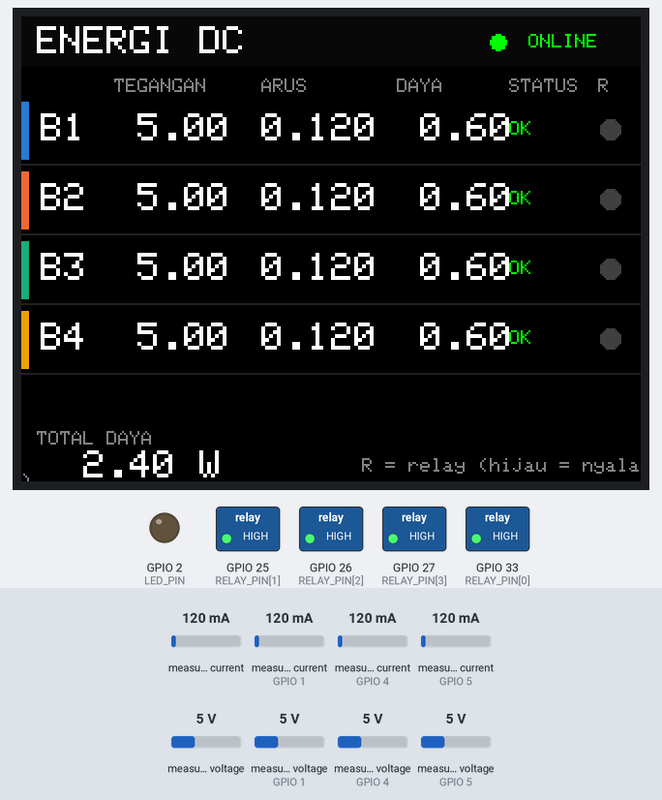
Bench run of a sketch on a simulated ESP32. On the bench: 320×240 colour display, switched loads named in the sketch (green lamp = pin HIGH), output pins drawn as LEDs (lit = HIGH). Inputs (shaded band) come from the test bench; at power-on: measured current 120 mA, measured current (sensors on GPIO 1, GPIO 4, GPIO 5) 120 mA, measured voltage 5 V, measured voltage (sensors on GPIO 1, GPIO 4, GPIO 5) 5 V. WiFi joins after 1.5 s; servers stay silent unless stated; uploads are accepted with an empty reply; random numbers use the default seed unless the sketch sets one; what the sketch prints to the serial monitor is not drawn.

Above: at 3.8 s.
3.9 s: measured current (sensor 0) set to 1000 mA
At 7.4 s:
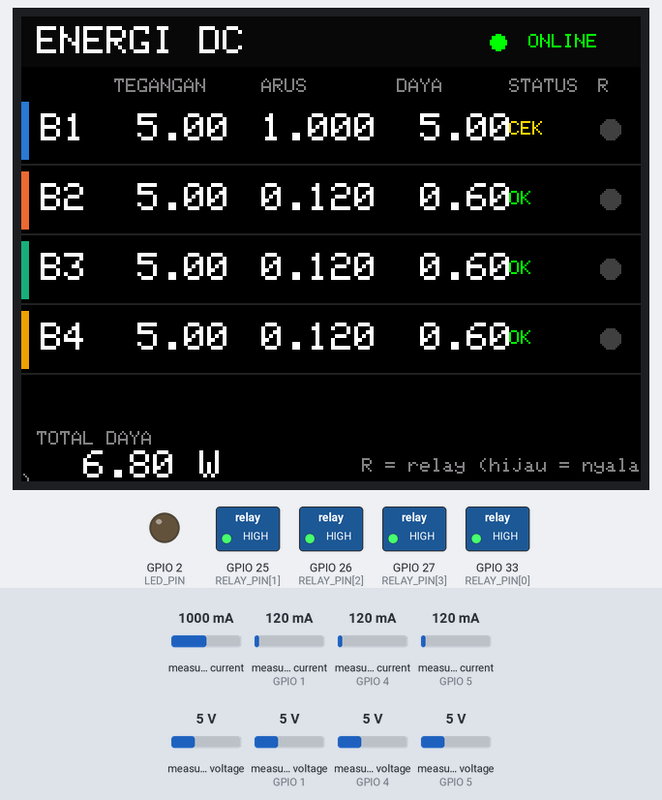
7.7 s: measured current (sensor on GPIO 1) set to 1500 mA
At 10.0 s:
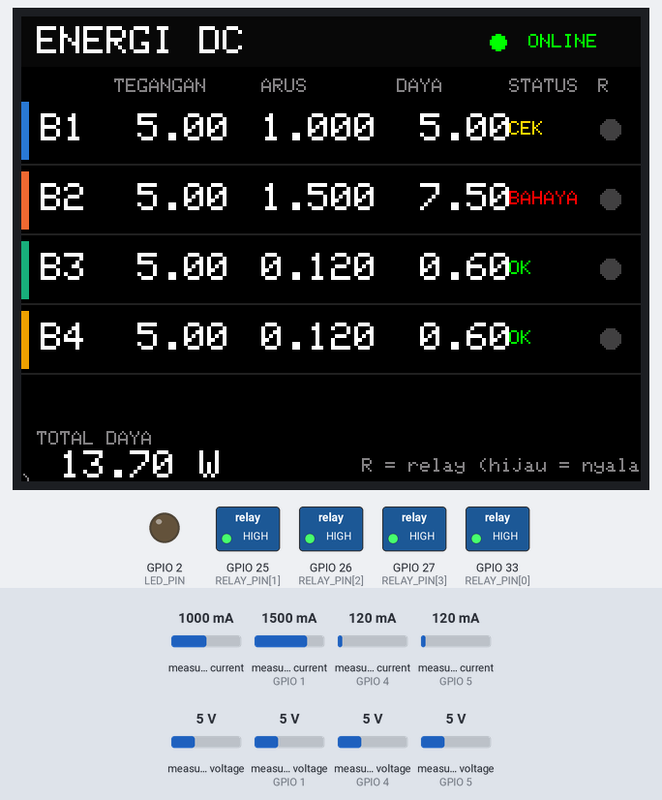
10.7 s: measured current (sensor on GPIO 4) set to 40 mA
At 13.4 s:
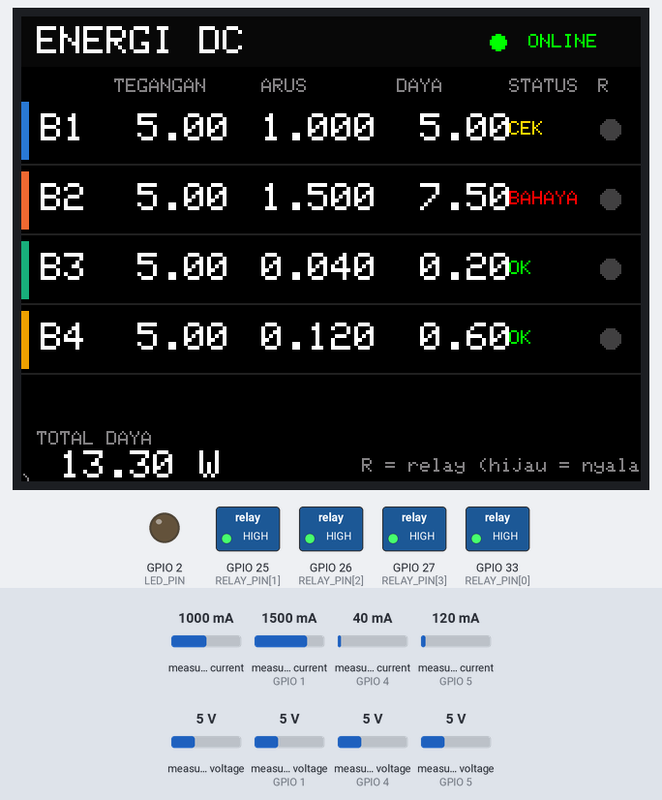
13.7 s: measured current (sensor on GPIO 5) set to 40 mA
At 15.8 s:
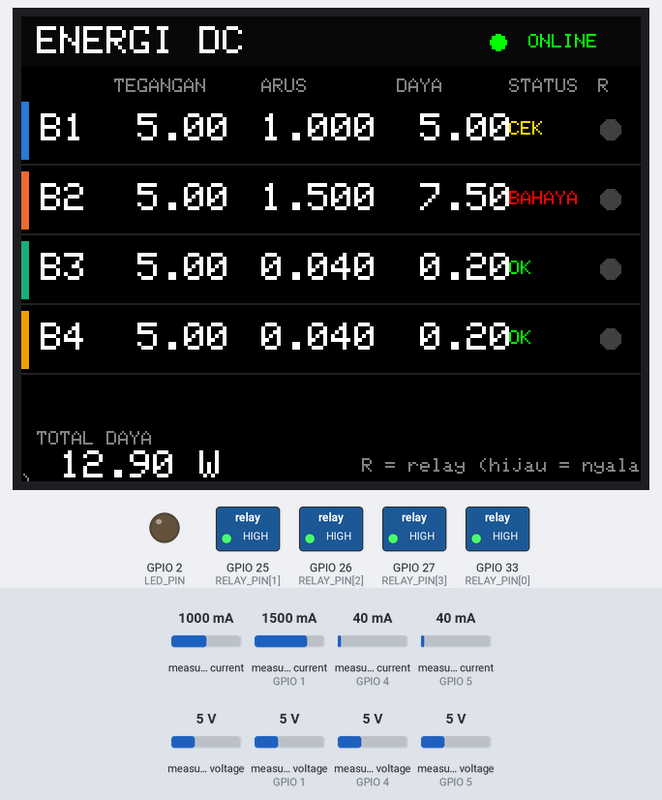
16.7 s: measured voltage (sensor 0) set to 0.3 V
At 19.2 s:
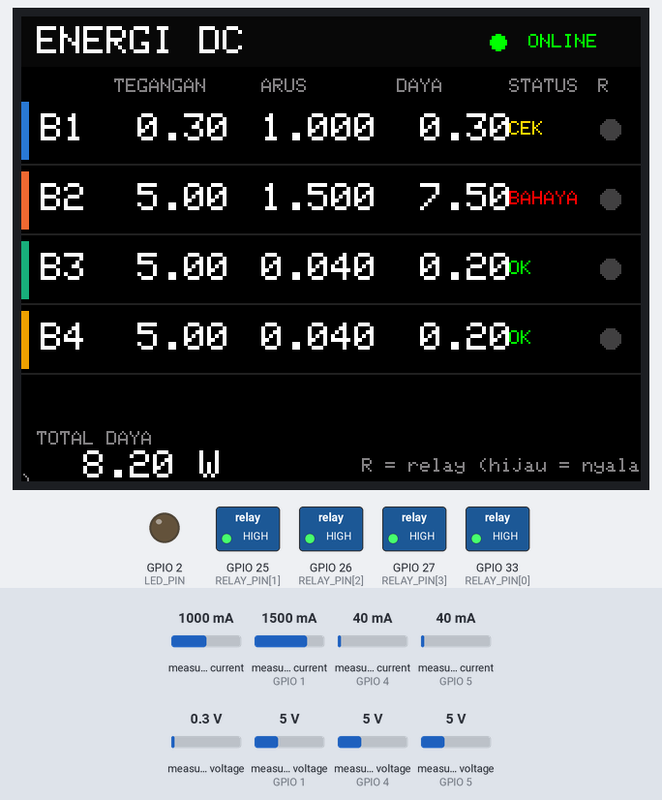
19.7 s: measured voltage (sensor on GPIO 1) set to 0.3 V
At 21.5 s:
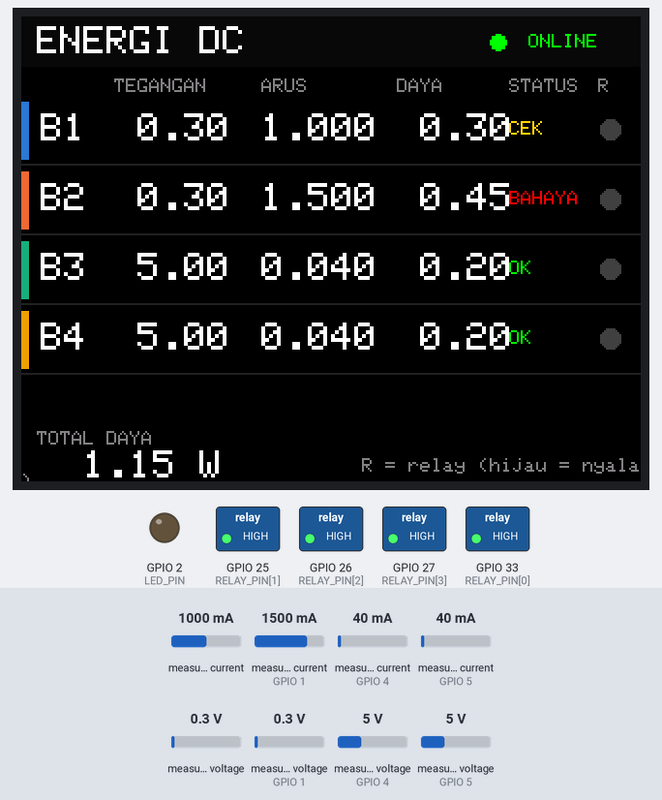
Timing chart, 0 to 23.0 s (numbered marks = the images above; inputs shaded):
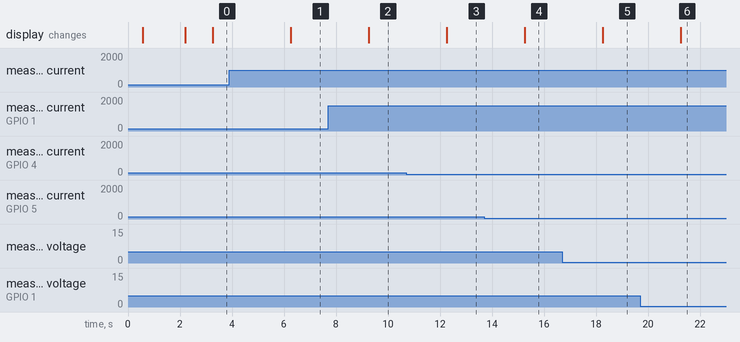

The sketch:

esp32_energi_dc.ino
```cpp
/*
  Monitor Energi DC & Kontrol Beban 4 Kanal  —  ESP32 DevKit V1 (30 pin)

  Disesuaikan dengan skematik KiCad:
    I2C   : SDA = GPIO21, SCL = GPIO22  (INA219 semua di +3V3)
    INA219: J3 = 0x40 (kanal 1), J4 = 0x41 (kanal 2), J5 = 0x44 (kanal 3), J6 = 0x45 (kanal 4)
    Relay : RELAY1 = GPIO33, RELAY2 = GPIO25, RELAY3 = GPIO26, RELAY4 = GPIO27
    TFT   : DC = GPIO16, CS = GPIO17, SCK = GPIO18, MOSI = GPIO23  (belum dipakai di sketch ini)

  Alur: baca 4 INA219 -> kirim JSON ke /api/ingest (HTTPS) -> balasan membawa perintah relay/LED
        dari dashboard -> relay dan LED diatur.

  Library (Arduino IDE > Library Manager):
    - "ArduinoJson"      oleh Benoit Blanchon (versi 7.x)
    - "Adafruit INA219"  oleh Adafruit (pasang juga "Adafruit BusIO" kalau diminta)
  Board: "ESP32 Dev Module" (paket "esp32" by Espressif).
*/

#include <WiFi.h>
#include <WiFiClientSecure.h>
#include <HTTPClient.h>
#include <ArduinoJson.h>
#include <Wire.h>
#include <Adafruit_INA219.h>

// Layar TFT (opsional). Perlu library "Adafruit ILI9341" + "Adafruit GFX Library".
// Kalau library belum terpasang, bagian TFT otomatis dilewati dan sketch tetap bisa dikompilasi.
#if __has_include(<Adafruit_ILI9341.h>)
  #include <Adafruit_GFX.h>
  #include <Adafruit_ILI9341.h>
  #define ADA_TFT 1
#endif

// ================== ISI SESUAI MILIKMU ==================
const char* WIFI_SSID    = "NAMA_HOTSPOT";
const char* WIFI_PASS    = "PASSWORD_HOTSPOT";
const char* API_URL      = "https://NAMA-PROJECT.vercel.app/api/ingest";
const char* DEVICE_TOKEN = "SAMA_DENGAN_DEVICE_TOKEN_DI_VERCEL";
// ========================================================

// true  = baca INA219 sungguhan.
// false = kirim data simulasi (berguna untuk uji relay tanpa sensor terpasang).
const bool PAKAI_SENSOR = true;

// ---- Pin (sesuai skematik) ----
const int PIN_SDA = 21;
const int PIN_SCL = 22;
const int LED_PIN = 2;                                  // LED bawaan DevKit (GPIO2, tidak dipakai skematik)
const int RELAY_PIN[4] = {33, 25, 26, 27};              // RELAY1..RELAY4

// Modul relay umumnya "aktif LOW" (IN = LOW -> relay menyala).
// Jika relay malah terbalik saat diuji, ubah menjadi false.
const bool RELAY_AKTIF_LOW = true;

// ---- INA219: alamat tiap kanal (atur lewat jumper A0/A1 di modul) ----
//   0x40 = tanpa jumper | 0x41 = A0 | 0x44 = A1 | 0x45 = A0 + A1
Adafruit_INA219 ina[4] = {
  Adafruit_INA219(0x40), Adafruit_INA219(0x41),
  Adafruit_INA219(0x44), Adafruit_INA219(0x45)
};
bool inaAda[4] = {false, false, false, false};

const unsigned long INTERVAL_MS   = 3000;   // jeda antar pengiriman
const unsigned long WIFI_RETRY_MS = 8000;   // jeda antar percobaan sambung ulang Wi-Fi

bool ledOn = false;
bool relayOn[4] = {false, false, false, false};
unsigned long lastSend = 0;
unsigned long lastWifiTry = 0;

// Nilai terakhir tiap kanal (dipakai layar TFT)
float lastV[4], lastI[4], lastP[4];
bool adaData[4] = {false, false, false, false};
bool netOK = false;

// ---- Layar TFT ILI9341 (sesuai skematik: SCK=18, MOSI=23, CS=17, DC=16) ----
// SCK 18 dan MOSI 23 adalah pin SPI bawaan (VSPI) ESP32, jadi tidak perlu pengaturan khusus.
const bool PAKAI_TFT = true;
const int PIN_TFT_CS = 17;
const int PIN_TFT_DC = 16;
const int PIN_TFT_RST = -1;     // RST tidak ada di konektor: sambungkan RST modul ke 3V3 (atau ke EN)

// Batas lokal untuk warna status di layar (dashboard punya pengaturan batas sendiri di browser).
const float BATAS_ARUS_A[4] = {1.0f, 1.0f, 1.0f, 1.0f};
const float V_MIN = 11.0f, V_MAX = 13.0f;

#ifdef ADA_TFT
Adafruit_ILI9341 tft(&SPI, PIN_TFT_DC, PIN_TFT_CS, PIN_TFT_RST);
bool tftSiap = false;

// Warna kanal (RGB565) = warna yang sama dengan grafik di dashboard
const uint16_t WARNA_KANAL[4] = {0x2BDA, 0xEB46, 0x1D6F, 0xED00};
const uint16_t C_BG = ILI9341_BLACK, C_TEKS = ILI9341_WHITE, C_REDUP = 0x8410;
const uint16_t C_OK = 0x07E0, C_CEK = 0xFEA0, C_BAHAYA = 0xF800;

// -1 tidak ada data, 0 normal, 1 cek, 2 bahaya
int levelKanal(int k) {
  if (!adaData[k]) return -1;
  int lv = 0;
  float lim = BATAS_ARUS_A[k];
  if (lastI[k] > lim) lv = 2;
  else if (lastI[k] > 0.8f * lim) lv = 1;
  if (relayOn[k]) {   // relay mati -> tegangan 0 V itu wajar
    if (lastV[k] < V_MIN - 0.5f || lastV[k] > V_MAX + 0.5f) lv = 2;
    else if ((lastV[k] < V_MIN || lastV[k] > V_MAX) && lv < 1) lv = 1;
  }
  return lv;
}

void tftTulis(int x, int y, uint8_t ukuran, uint16_t fg, const char* teks) {
  tft.setTextSize(ukuran);
  tft.setTextColor(fg, C_BG);   // latar ikut digambar, jadi angka lama tertimpa tanpa berkedip
  tft.setCursor(x, y);
  tft.print(teks);
}

void tftHeader(bool online) {
  tft.fillRect(0, 0, 320, 26, 0x0841);
  tft.setTextSize(2);
  tft.setTextColor(C_TEKS, 0x0841);
  tft.setCursor(8, 5);
  tft.print("ENERGI DC");
  tft.setTextSize(1);
  tft.setTextColor(online ? C_OK : C_BAHAYA, 0x0841);
  tft.setCursor(online ? 262 : 256, 9);
  tft.print(online ? "ONLINE" : "OFFLINE");
  tft.fillCircle(246, 13, 4, online ? C_OK : C_BAHAYA);
}

void tftKerangka() {
  tft.fillScreen(C_BG);
  tftHeader(false);
  tftTulis(48, 32, 1, C_REDUP, "TEGANGAN");
  tftTulis(124, 32, 1, C_REDUP, "ARUS");
  tftTulis(194, 32, 1, C_REDUP, "DAYA");
  tftTulis(252, 32, 1, C_REDUP, "STATUS");
  tftTulis(298, 32, 1, C_REDUP, "R");
  for (int k = 0; k < 4; k++) {
    int y = 44 + k * 36;
    tft.fillRect(0, y, 4, 30, WARNA_KANAL[k]);
    tft.drawFastHLine(0, y + 32, 320, 0x2104);
    char nama[4];
    snprintf(nama, sizeof(nama), "B%d", k + 1);
    tftTulis(10, y + 6, 2, C_TEKS, nama);
  }
  tftTulis(8, 214, 1, C_REDUP, "TOTAL DAYA");
}

void tftData() {
  if (!tftSiap) return;
  tftHeader(netOK);
  char b[16];
  float total = 0;
  for (int k = 0; k < 4; k++) {
    int y = 44 + k * 36;
    int lv = levelKanal(k);
    if (adaData[k]) {
      snprintf(b, sizeof(b), "%5.2f", lastV[k]);  tftTulis(48, y + 6, 2, C_TEKS, b);
      snprintf(b, sizeof(b), "%5.3f", lastI[k]);  tftTulis(124, y + 6, 2, C_TEKS, b);
      snprintf(b, sizeof(b), "%5.2f", lastP[k]);  tftTulis(194, y + 6, 2, C_TEKS, b);
      total += lastP[k];
    } else {
      tftTulis(48, y + 6, 2, C_REDUP, " --- ");
      tftTulis(124, y + 6, 2, C_REDUP, " --- ");
      tftTulis(194, y + 6, 2, C_REDUP, " --- ");
    }
    uint16_t wl = lv == 2 ? C_BAHAYA : lv == 1 ? C_CEK : lv == 0 ? C_OK : C_REDUP;
    tftTulis(252, y + 10, 1, wl, lv == 2 ? "BAHAYA" : lv == 1 ? "CEK   " : lv == 0 ? "OK    " : "--    ");
    tft.fillCircle(304, y + 14, 5, relayOn[k] ? C_OK : 0x4208);
  }
  snprintf(b, sizeof(b), "%6.2f W", total);
  tftTulis(8, 224, 2, C_TEKS, b);
  tftTulis(176, 228, 1, C_REDUP, "R = relay (hijau = nyala)");
}
#endif

void setLed(bool on) {
  ledOn = on;
  digitalWrite(LED_PIN, on ? HIGH : LOW);
}

// Tulis level relay sesuai logika aktif LOW/HIGH.
void tulisRelay(int k, bool on) {
  digitalWrite(RELAY_PIN[k], (on == RELAY_AKTIF_LOW) ? LOW : HIGH);
}

void setRelay(int k, bool on) {
  relayOn[k] = on;
  tulisRelay(k, on);
}

void sambungWiFi(unsigned long timeoutMs) {
  WiFi.mode(WIFI_STA);
  WiFi.setAutoReconnect(true);
  WiFi.begin(WIFI_SSID, WIFI_PASS);
  Serial.print("Menyambung ke Wi-Fi");
  unsigned long t0 = millis();
  while (WiFi.status() != WL_CONNECTED && millis() - t0 < timeoutMs) {
    delay(300);
    Serial.print(".");
  }
  if (WiFi.status() == WL_CONNECTED) {
    Serial.print("\nTersambung. IP: ");
    Serial.println(WiFi.localIP());
  } else {
    Serial.println("\nBelum tersambung, akan dicoba lagi di loop().");
  }
}

// Nilai acak di sekitar "base" (+/- jitter). Hanya untuk mode simulasi.
float simulasi(float base, float jitter) {
  return base + (random(-100, 101) / 100.0f) * jitter;
}

// Baca satu kanal. Mengembalikan false jika kanal tidak punya data (sensor tidak terdeteksi).
bool bacaKanal(int k, float &v, float &i, float &p) {
  if (!PAKAI_SENSOR) {
    v = simulasi(12.0f, 0.15f);
    i = relayOn[k] ? fabsf(simulasi(0.20f * (k + 1), 0.03f)) : 0.0f;
    p = v * i;
    return true;
  }
  if (!inaAda[k]) return false;

  v = ina[k].getBusVoltage_V();       // tegangan di sisi VIN- (sisi beban)
  float mA = ina[k].getCurrent_mA();
  if (fabsf(mA) < 1.5f) mA = 0.0f;    // buang derau kecil saat tanpa beban
  i = fabsf(mA) / 1000.0f;
  p = v * i;
  return true;
}

// Susun JSON untuk /api/ingest. Kanal tanpa sensor dilewati.
String buatPayload(int &jumlahKanal) {
  JsonDocument doc;
  doc["uptime_s"] = millis() / 1000;
  doc["rssi"] = WiFi.RSSI();
  doc["led_on"] = ledOn;

  JsonArray kanal = doc["kanal"].to<JsonArray>();
  jumlahKanal = 0;
  for (int k = 0; k < 4; k++) {
    float v, i, p;
    adaData[k] = bacaKanal(k, v, i, p);
    if (!adaData[k]) continue;
    lastV[k] = v; lastI[k] = i; lastP[k] = p;
    JsonObject o = kanal.add<JsonObject>();
    o["ch"] = k + 1;
    o["v"] = roundf(v * 100.0f) / 100.0f;
    o["i"] = roundf(i * 1000.0f) / 1000.0f;
    o["p"] = roundf(p * 100.0f) / 100.0f;
    jumlahKanal++;
    Serial.printf("  K%d: %.2f V  %.3f A  %.2f W  (relay %s)\n", k + 1, v, i, p, relayOn[k] ? "ON" : "OFF");
  }

  String out;
  serializeJson(doc, out);
  return out;
}

// Terapkan perintah dari respons server.
void terapkanPerintah(JsonVariantConst perintah) {
  JsonVariantConst led = perintah["led"];
  if (led.is<bool>() && led.as<bool>() != ledOn) {
    setLed(led.as<bool>());
    Serial.printf("Perintah baru: LED %s\n", ledOn ? "ON" : "OFF");
  }
  for (int k = 0; k < 4; k++) {
    char kunci[8];
    snprintf(kunci, sizeof(kunci), "relay%d", k + 1);
    JsonVariantConst r = perintah[kunci];
    if (r.is<bool>() && r.as<bool>() != relayOn[k]) {
      setRelay(k, r.as<bool>());
      Serial.printf("Perintah baru: RELAY %d %s\n", k + 1, relayOn[k] ? "ON" : "OFF");
    }
  }
}

// Kirim data, lalu baca perintah dari respons.
bool kirimDanSinkron() {
  int jumlah = 0;
  String payload = buatPayload(jumlah);
  if (jumlah == 0) {
    Serial.println("Tidak ada kanal yang terbaca (cek kabel I2C / alamat INA219). Pengiriman dilewati.");
    return false;
  }

  WiFiClientSecure client;
  client.setInsecure();  // PROTOTIPE: sertifikat server tidak diperiksa. Untuk versi final, pasang sertifikat root.

  HTTPClient http;
  http.setTimeout(8000);
  if (!http.begin(client, API_URL)) {
    Serial.println("http.begin gagal");
    return false;
  }
  http.addHeader("Content-Type", "application/json");
  http.addHeader("x-device-token", DEVICE_TOKEN);

  int code = http.POST(payload);

  if (code == 200) {
    String body = http.getString();
    JsonDocument res;
    DeserializationError err = deserializeJson(res, body);
    if (!err) {
      terapkanPerintah(res["perintah"]);
      Serial.printf("OK (200). %d kanal terkirim.\n", jumlah);
    } else {
      Serial.printf("Respons bukan JSON valid: %s\n", err.c_str());
    }
  } else if (code == 401) {
    Serial.println("DITOLAK (401): DEVICE_TOKEN di sketch tidak sama dengan di Vercel.");
  } else if (code > 0) {
    Serial.printf("Server membalas HTTP %d: %s\n", code, http.getString().c_str());
  } else {
    Serial.printf("Gagal terhubung: %s\n", http.errorToString(code).c_str());
  }

  http.end();
  return code == 200;
}

void setup() {
  Serial.begin(115200);
  delay(300);

  // Relay: tulis level MATI dulu, baru jadikan output, supaya tidak berkedip saat boot.
  for (int k = 0; k < 4; k++) {
    tulisRelay(k, false);
    pinMode(RELAY_PIN[k], OUTPUT);
    tulisRelay(k, false);
  }
  pinMode(LED_PIN, OUTPUT);
  setLed(false);

  Wire.begin(PIN_SDA, PIN_SCL);
  Wire.setClock(100000);
  if (PAKAI_SENSOR) {
    for (int k = 0; k < 4; k++) {
      inaAda[k] = ina[k].begin();   // begin() sudah memakai kalibrasi 32 V / 2 A
      Serial.printf("INA219 kanal %d: %s\n", k + 1, inaAda[k] ? "terdeteksi" : "TIDAK terdeteksi");
    }
    // Kalibrasi lain (opsional, panggil setelah begin):
    //   ina[k].setCalibration_32V_1A();   // resolusi lebih halus, maks 1 A
    //   ina[k].setCalibration_16V_400mA();// untuk beban kecil, maks 400 mA
  } else {
    Serial.println("MODE SIMULASI: data kanal dibuat acak.");
  }

#ifdef ADA_TFT
  if (PAKAI_TFT) {
    tft.begin(20000000);          // 20 MHz: aman untuk kabel jumper. Naikkan ke 40 MHz bila kabel pendek.
    tft.setRotation(1);           // mendatar 320 x 240
    tftKerangka();
    tftTulis(8, 100, 2, C_TEKS, "Menyambung Wi-Fi...");
    tftSiap = true;
  }
#else
  if (PAKAI_TFT) Serial.println("Library Adafruit ILI9341 belum terpasang: TFT dilewati.");
#endif

  randomSeed(micros());
  sambungWiFi(20000);

#ifdef ADA_TFT
  if (tftSiap) { tftKerangka(); tftData(); }
#endif
}

void loop() {
  if (WiFi.status() != WL_CONNECTED) {
    if (millis() - lastWifiTry > WIFI_RETRY_MS) {
      lastWifiTry = millis();
      Serial.println("Wi-Fi putus, mencoba sambung ulang...");
      netOK = false;
#ifdef ADA_TFT
      if (tftSiap) tftHeader(false);
#endif
      WiFi.disconnect();
      WiFi.begin(WIFI_SSID, WIFI_PASS);
    }
    delay(50);
    return;
  }

  if (millis() - lastSend >= INTERVAL_MS) {
    lastSend = millis();
    netOK = kirimDanSinkron();
#ifdef ADA_TFT
    tftData();   // gambar setelah perintah diterapkan, supaya status relay di layar ikut terbaru
#endif
  }
}
```

Measured:
- after the input at 3.9 s, the display: changes after 2.4 s (image 1)
- after the input at 7.7 s, the display: changes after 1.6 s (image 2)
- after the input at 10.7 s, the display: changes after 1.6 s (image 3)
- after the input at 13.7 s, the display: changes after 1.6 s (image 4)
- after the input at 16.7 s, the display: changes after 1.6 s (image 5)
- after the input at 19.7 s, the display: changes after 1.6 s (image 6)
